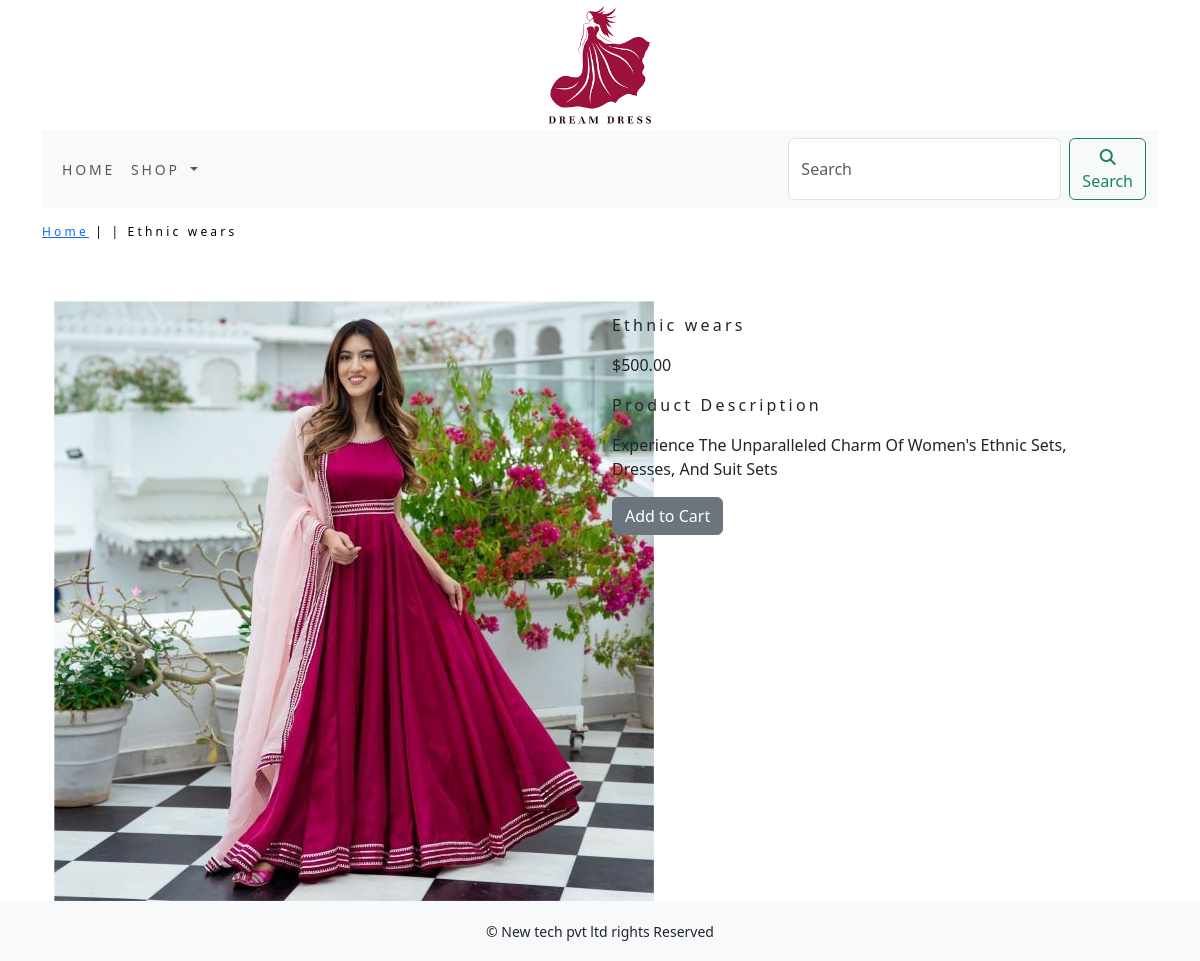
The page /shopapp/women-clothing/ethnic-wears/ on the database its author committed.
### shopapp/models.py (models this page shows, shortened)
class Product(models.Model):
    name = models.CharField(max_length=250, unique=True)
    slug = models.SlugField(max_length=250, unique=True)
    description = models.TextField(blank=True)
    price=models.DecimalField(max_digits=10,decimal_places=2)
    category=models.ForeignKey(Category,on_delete=models.CASCADE)
    image = models.ImageField(upload_to='product', blank=True)
    stock=models.IntegerField()
    available=models.BooleanField(default=True)
    created=models.DateTimeField(auto_now_add=True)
    updated=models.DateTimeField(auto_now=True)
    class Meta:
        ordering = ('name',)
        verbose_name = 'product'
        verbose_name_plural = 'products'

### shopapp/views.py (the view)
# urls.py: path('<slug:c_slug>/<slug:product_slug>/',views.proDetail,name='prodCatdetail')
def proDetail(request,c_slug,product_slug):
    try:
        product=Product.objects.get(category__slug=c_slug,slug=product_slug)
    except Exception as e:
        raise e
    return render(request,'product.html',{'product':product})

### cartapp/context_processors.py (called while the page is built)
def counter(request):
    item_count=0
    if 'admin' in request.path:
        return {}
    else:
        try:
           cart=Cart.objects.filter(cart_id=_cart_id(request))
           car_items=CartItem.objects.all().filter(cart=cart[:1])
           for cart_item in car_items:
               item_count += cart_item.quantity
        except Cart.DoesNotExist:
            item_count =0
    return dict(item_count=item_count)

### cartapp/views.py (called while the page is built)
def _cart_id(request):
    cart=request.session.session_key
    if not cart:
        cart=request.session.create()
    return cart

### shopapp/context_processors.py (called while the page is built)
def menu_links(request):
    links=Category.objects.all()
    return dict(links=links)

### shopapp/models.py (called while the page is built)
    def get_url(self):
        return reverse('shopapp:products_by_category',args=[self.slug])

### templates/product.html (shortened to what this page needs)
{% extends 'base.html' %}
{% load static %}
{% block content %}
<div class="row my_prod_row_class">
    <div class="mx_auto">
        <p><a href="{%url 'shopapp:allProdCat' %}">Home</a> | <a href="{{product.category.get_url}}">{{product_category}}</a> | {{product.name}}</p>
    </div>
</div>
<div class="container">
<br>
<div class="row">
    <div class="col-12 col-sm-12 col-md-12 col-lg-6 text-center">
        <div style="min-width:18rem">
            <img src="{{product.image.url}}" alt="{{product.name}}">
        </div>
    </div>
    <div class="col-12 col-sm-12 col-md-12 col-lg-6">
        <div>
        <h1 class="my_prod_title">{{product.name}}</h1>
        <p>${{product.price}}</p>
        <p class="my_title">Product Description</p>
        <p class="text-justify my_prod_text">{{product.description}}</p>
        {% if product.stock <= 0 %}
        <p class="text-justify my_prod_text"><b>Out of stock</b></p>
        {% else %}
        <a class="btn btn-secondary" href="{% url 'cartapp:add_cart' product.id %}">Add to Cart</a>
        {% endif %}
    </div>
    </div>
</div>
</div>
</div>
{% endblock %}

### static/css/custom.css (style rules this page uses)
body { font-family: 'Roboto', sans-serif; }
.my_title { font-size:16px; text_transform:uppercase; letter-spacing:.2em; }
.my_prod_row_class { padding-top:15px; padding-bottom:20px; letter-spacing:.2em; }
.my_prod_row_class .mx_auto { color:#000; font-size:12px; text-decoration:none; }
.my_prod_title { font-size:16px; text_transform:uppercase; letter-spacing:.2em; padding-top:15px; padding-bottom:10px; }
.my_prod_text { padding-right:20px; }

### rows shown on the page
Product: name "Ethnic wears", image (picture), price "500.00", description "Experience The Unparalleled Charm Of Women's Ethnic Sets, Dresses, And Suit Sets"
